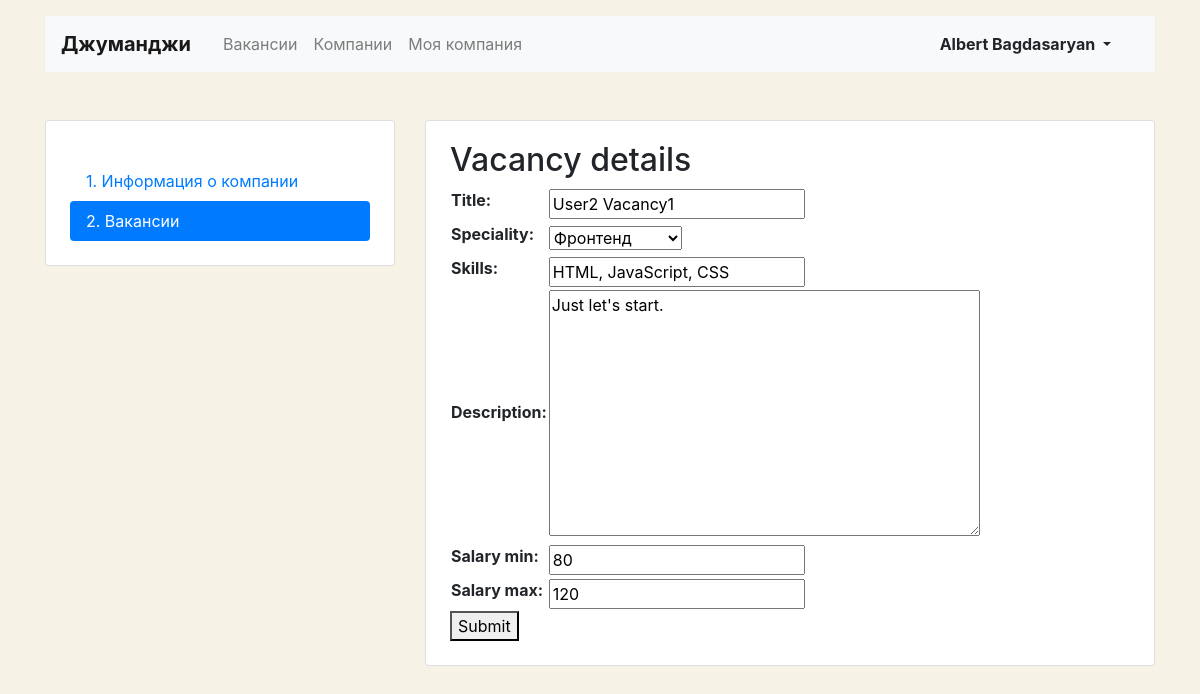
The app's page /mycompany/vacancies/1/ (signed in), older data.
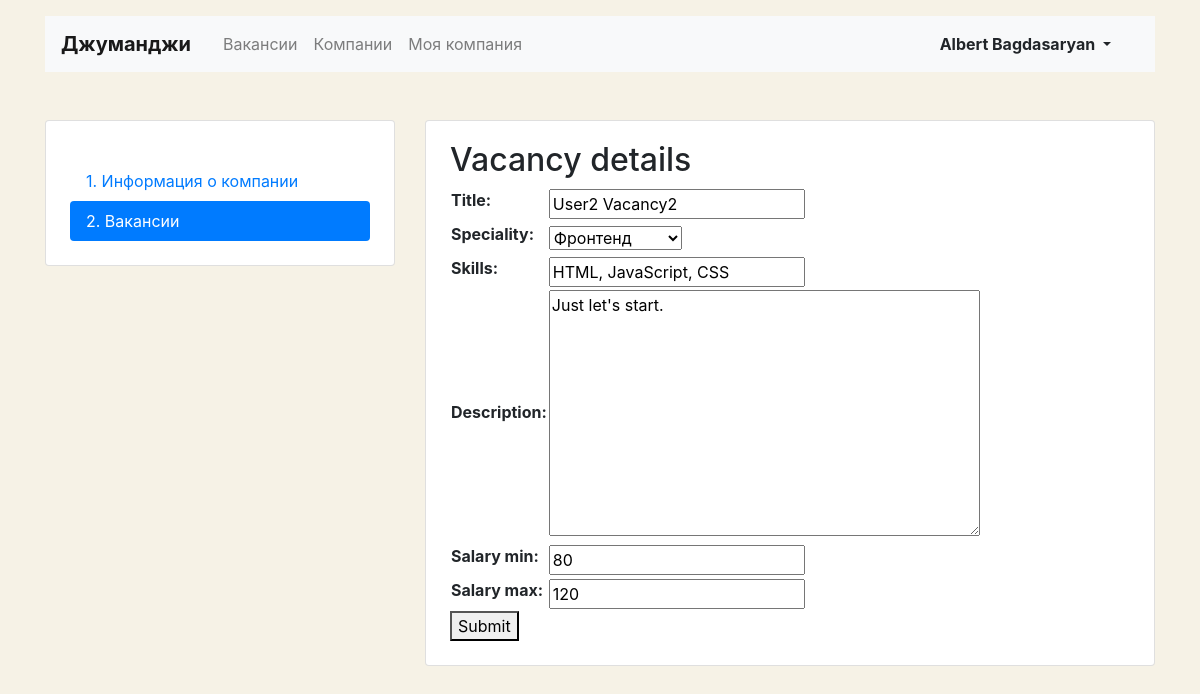
The same page, newer data.
### vacancy/models.py (models this page shows, shortened)
class Vacancy(models.Model):
    title = models.CharField(max_length=200)
    speciality = models.ForeignKey(Speciality, on_delete=models.CASCADE, related_name="vacancies")
    skills = models.CharField(max_length=200)
    description = models.TextField()
    salary_min = models.IntegerField()
    salary_max = models.IntegerField()
    published_at = models.DateField(auto_now_add=True)
    company = models.ForeignKey(Company, on_delete=models.CASCADE, related_name='vacancies')

class Speciality(models.Model):
    title = models.CharField(max_length=200)
    code = models.CharField(max_length=200)
    height_field = models.PositiveIntegerField(default=0)
    width_field = models.PositiveIntegerField(default=0)
    def __str__(self):
        return self.title

### vacancy/views.py (the view, shortened to what this page needs)
# urls.py: path('mycompany/vacancies/<int:vacancy_id>/', MyVacancyDetailView.as_view(), name='my_vacancy'),
class MyVacancyDetailView(LoginRequiredMixin, DetailView):
    login_url = '/login/'
    def get(self, request, *args, **kwargs):
        vacancy = get_object_or_404(Vacancy, pk=self.kwargs['vacancy_id'])
        form = VacancyForm(instance=vacancy)
        return render(request, 'vacancy/myvacancy.html', context={'form': form})

### vacancy/forms.py
class VacancyForm(forms.ModelForm):
    class Meta:
        model = Vacancy
        fields = ['title', 'speciality', 'skills', 'description', 'salary_min', 'salary_max']

### vacancy/templates/vacancy/myvacancy.html
{% extends 'vacancy/mycompany.html' %}
{% block tab %}
<section class="tab-pane fade show active">
    <h2>Vacancy details</h2>
    <form enctype="multipart/form-data" method="post">{% csrf_token %}
        <table>{{ form.as_table }}</table>
        <button type="submit">Submit</button>
    </form>
</section>
{% endblock %}

Row changes from the older to the newer data that the page shows:
changed Vacancy "Фронтенд": title "User2 Vacancy1" → "User2 Vacancy2"
